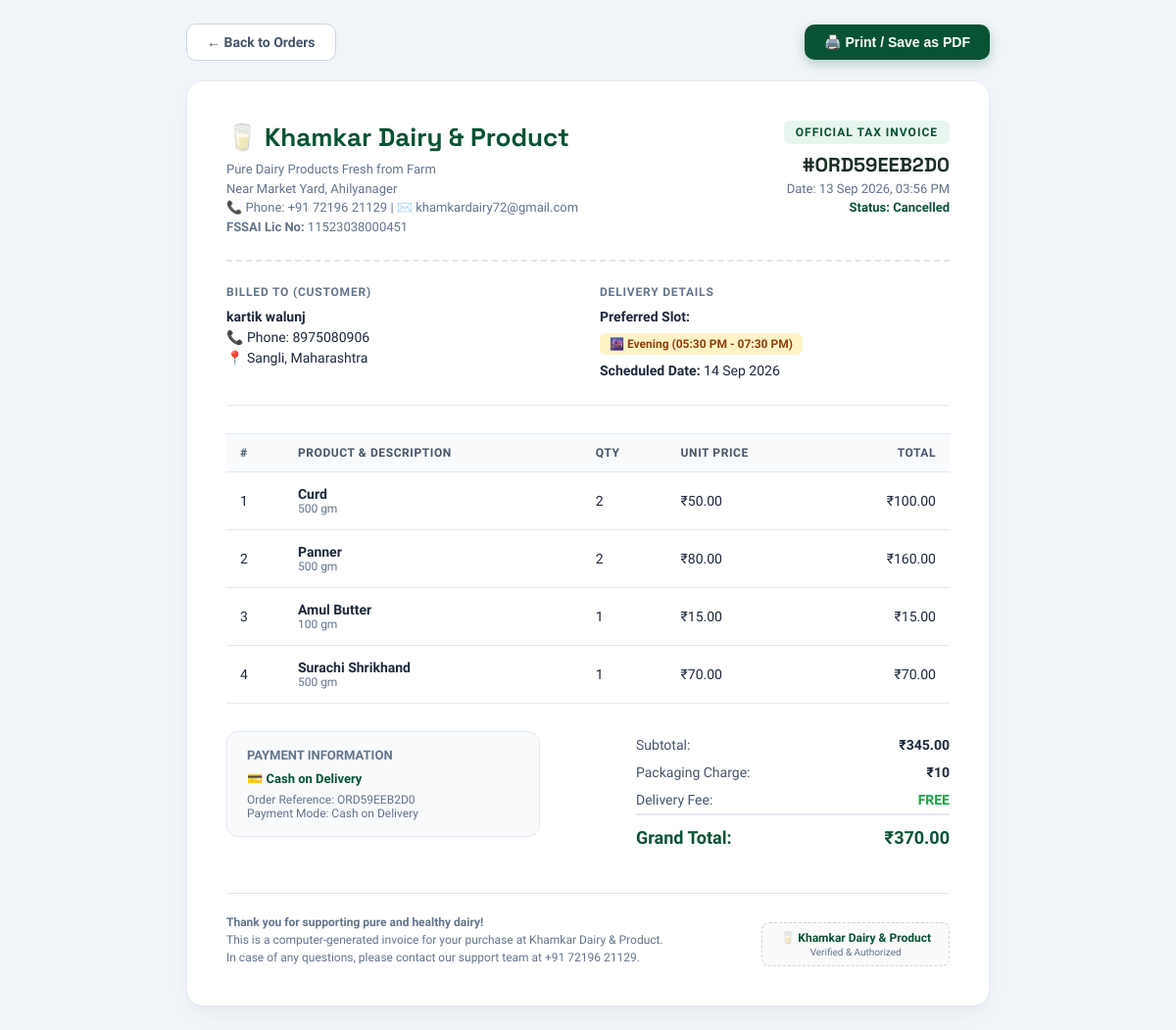
The app's page /orders/ORD59EEB2D0/invoice/ (signed in) with its own data.
### shop/models.py (models this page shows, shortened)
class StoreSetting(models.Model):
    store_name = models.CharField(max_length=200, default="Khamkar Dairy")
    contact_phone = models.CharField(max_length=50, default="+91 72196 21129")
    contact_email = models.EmailField(default="khamkardairy72@gmail.com")
    store_address = models.TextField(default="Near Market Yard, Sangli, Maharashtra - 416416")
    operating_hours = models.CharField(max_length=100, default="06:00 AM - 10:00 PM")
    free_delivery_threshold = models.DecimalField(max_digits=10, decimal_places=2, default=200.00)
    standard_delivery_charge = models.DecimalField(max_digits=10, decimal_places=2, default=50.00)
    packaging_charge = models.DecimalField(max_digits=10, decimal_places=2, default=10.00)
    store_open = models.BooleanField(default=True)
    enable_cod = models.BooleanField(default=True)
    enable_online = models.BooleanField(default=True)
    announcement_text = models.CharField(max_length=300, default="Fresh Morning Milk batch delivered daily before 7 AM!", blank=True)
    show_announcement = models.BooleanField(default=True)
    @classmethod
    def get_settings(cls):
        obj, _ = cls.objects.get_or_create(id=1)
        return obj

class Order(models.Model):
    STATUS_CHOICES = [
        ("pending", "Order Placed"),
        ("confirmed", "Confirmed & Packing"),
        ("out_for_delivery", "Out for Delivery"),
        ("delivered", "Delivered"),
        ("cancelled", "Cancelled"),
    ]
    PAYMENT_CHOICES = [
        ("cod", "Cash on Delivery"),
        ("online", "Paid Online"),
        ("wallet", "Dairy Wallet"),
    ]
    SLOT_CHOICES = [
        ("morning", "🌅 Morning (06:30 AM - 08:30 AM)"),
        ("evening", "🌆 Evening (05:30 PM - 07:30 PM)"),
        ("anytime", "⚡ Standard Delivery"),
    ]
    user = models.ForeignKey(User, on_delete=models.CASCADE, related_name="orders")
    order_id = models.CharField(max_length=30, unique=True)
    total_amount = models.DecimalField(max_digits=10, decimal_places=2)
    status = models.CharField(max_length=20, choices=STATUS_CHOICES, default="pending")
    payment_method = models.CharField(max_length=20, choices=PAYMENT_CHOICES, default="cod")
    delivery_date = models.DateField(blank=True, null=True)
    delivery_slot = models.CharField(max_length=50, choices=SLOT_CHOICES, default="morning")
    created_at = models.DateTimeField(auto_now_add=True)
    delivered_at = models.DateTimeField(blank=True, null=True)
    delivery_boy = models.ForeignKey(
        User, on_delete=models.SET_NULL, null=True, blank=True,
        related_name="delivered_orders",
        help_text="Delivery partner who delivered this order"
    )
    @property
    def items_subtotal(self):
        return sum(item.price * item.quantity for item in self.items.all())
    @property
    def packaging_charge(self):
        return 10 if self.items.exists() else 0
    @property
    def delivery_charge(self):
        subtotal = self.items_subtotal
        return 0 if subtotal > 200 else (50 if self.items.exists() else 0)
    latitude = models.DecimalField(max_digits=10, decimal_places=7, null=True, blank=True)
    longitude = models.DecimalField(max_digits=10, decimal_places=7, null=True, blank=True)

class Profile(models.Model):
    ROLE_CHOICES = [
        ("customer", "👤 Customer"),
        ("delivery_boy", "🛵 Delivery Boy"),
        ("admin", "🛡️ Store Admin"),
    ]
    user = models.OneToOneField(User, on_delete=models.CASCADE, related_name="profile")
    avatar = models.ImageField(upload_to="avatars/", blank=True, null=True)
    phone = models.CharField(max_length=20, blank=True)
    address = models.TextField(blank=True)
    latitude = models.DecimalField(max_digits=10, decimal_places=7, null=True, blank=True)
    longitude = models.DecimalField(max_digits=10, decimal_places=7, null=True, blank=True)
    reward_points = models.PositiveIntegerField(default=0)
    role = models.CharField(max_length=20, choices=ROLE_CHOICES, default="customer")
    is_on_duty = models.BooleanField(default=True, help_text="For delivery boys: indicates if they are currently accepting orders")

class OrderItem(models.Model):
    order = models.ForeignKey(Order, on_delete=models.CASCADE, related_name="items")
    product = models.ForeignKey(Product, on_delete=models.SET_NULL, null=True, blank=True)
    quantity = models.PositiveIntegerField()
    price = models.DecimalField(max_digits=10, decimal_places=2)
    @property
    def total_price(self):
        return self.price * self.quantity

class Product(models.Model):
    category = models.ForeignKey(Category, on_delete=models.CASCADE, related_name="products")
    name = models.CharField(max_length=200)
    description = models.TextField(blank=True)
    quantity_label = models.CharField(max_length=50)
    price = models.DecimalField(max_digits=10, decimal_places=2)
    image = models.ImageField(upload_to="products/", blank=True, null=True)
    stock = models.PositiveIntegerField(default=0)
    is_fresh = models.BooleanField(default=True)
    is_active = models.BooleanField(default=True)
    created_at = models.DateTimeField(auto_now_add=True)

### shop/views.py (the view)
# urls.py: path("orders/<str:order_id>/invoice/", views.order_invoice, name="order_invoice"),
@login_required(login_url="login")
def order_invoice(request, order_id):
    if request.user.is_staff:
        order = get_object_or_404(Order.objects.prefetch_related("items__product"), order_id=order_id)
    else:
        order = get_object_or_404(Order.objects.prefetch_related("items__product"), order_id=order_id, user=request.user)
    store = StoreSetting.get_settings()
    customer_profile, _ = Profile.objects.get_or_create(user=order.user)
    return render(request, "shop/Invoice.html", {
        "order": order,
        "store": store,
        "customer_profile": customer_profile,
    })

### templates/shop/Invoice.html (shortened to what this page needs)
{% load static %}
<!DOCTYPE html>
<html lang="en">
<head>
</head>
<body>
    <div class="invoice-actions">
        <a href="{% url 'orders' %}" class="btn-action btn-back">
            ← Back to Orders
        </a>
        <button onclick="window.print()" class="btn-action btn-print">
            🖨️ Print / Save as PDF
        </button>
    </div>
    <div class="invoice-card">
        <div class="invoice-header">
            <div class="brand-info">
                <h1>🥛 {{ store.store_name }}</h1>
                <p>Pure Dairy Products Fresh from Farm</p>
                <p>{{ store.store_address }}</p>
                <p>📞 Phone: {{ store.contact_phone }} | ✉️ {{ store.contact_email }}</p>
                <p><strong>FSSAI Lic No:</strong> 11523038000451</p>
            </div>
            <div class="invoice-title-col">
                <span class="invoice-badge">Official Tax Invoice</span>
                <div class="invoice-num">#{{ order.order_id }}</div>
                <div class="invoice-date">Date: {{ order.created_at|date:"d M Y, h:i A" }}</div>
                <div class="invoice-date" style="color:var(--primary); font-weight:700; margin-top:4px;">Status: {{ order.get_status_display }}</div>
            </div>
        </div>
        <div class="details-grid">
            <div class="details-box">
                <h3>Billed To (Customer)</h3>
                <p><strong>{{ order.user.get_full_name|default:order.user.username }}</strong></p>
                <p>📞 Phone: {{ customer_profile.phone|default:"Not Provided" }}</p>
                <p>📍 {{ customer_profile.address|default:"Sangli, Maharashtra" }}</p>
            </div>
            <div class="details-box">
                <h3>Delivery Details</h3>
                <p><strong>Preferred Slot:</strong></p>
                <span class="delivery-slot-tag">{{ order.get_delivery_slot_display }}</span>
                {% if order.delivery_date %}
                <p style="margin-top:6px;"><strong>Scheduled Date:</strong> {{ order.delivery_date|date:"d M Y" }}</p>
                {% else %}
                <p style="margin-top:6px;"><strong>Scheduled Date:</strong> Standard Express</p>
                {% endif %}
            </div>
        </div>
        <table class="items-table">
            <thead>
                <tr>
                    <th>#</th>
                    <th>Product & Description</th>
                    <th>Qty</th>
                    <th>Unit Price</th>
                    <th>Total</th>
                </tr>
            </thead>
            <tbody>
                {% for item in order.items.all %}
                <tr>
                    <td>{{ forloop.counter }}</td>
                    <td>
                        <strong>{{ item.product.name|default:"Dairy Item" }}</strong>
                        <div class="item-meta">{{ item.product.quantity_label|default:"Per Unit" }}</div>
                    </td>
                    <td>{{ item.quantity }}</td>
                    <td>₹{{ item.price }}</td>
                    <td>₹{{ item.total_price }}</td>
                </tr>
                {% empty %}
                <tr>
                    <td colspan="5" style="text-align:center;">No items recorded.</td>
                </tr>
                {% endfor %}
            </tbody>
        </table>
        <div class="summary-wrapper">
            <div class="payment-info-box">
                <h4>Payment Information</h4>
                <div class="payment-status-tag">
                    💳 {{ order.get_payment_method_display }}
                </div>
                <p style="font-size:12px; color:var(--gray); margin-top:6px;">
                    Order Reference: {{ order.order_id }}<br>
                    {% if order.payment_method == 'cod' %}
                    Payment Mode: Cash on Delivery
                    {% elif order.payment_method == 'wallet' %}
                    Payment Mode: Paid from Khamkar Dairy Wallet
                    {% else %}
                    Payment Mode: Paid Online (UPI / Card / NetBanking)
                    {% endif %}
                </p>
            </div>
            <table class="calculation-table">
                <tr>
                    <td>Subtotal:</td>
                    <td>₹{{ order.items_subtotal }}</td>
                </tr>
                <tr>
                    <td>Packaging Charge:</td>
                    <td>₹{{ order.packaging_charge }}</td>
                </tr>
                <tr>
                    <td>Delivery Fee:</td>
                    <td>
                        {% if order.delivery_charge == 0 %}
                        <span style="color:var(--success); font-weight:700;">FREE</span>
                        {% else %}
                        ₹{{ order.delivery_charge }}
                        {% endif %}
                    </td>
                </tr>
                <tr class="grand-total">
                    <td>Grand Total:</td>
                    <td>₹{{ order.total_amount }}</td>
                </tr>
            </table>
        </div>
        <div class="invoice-footer">
            <div class="footer-note">
                <p><strong>Thank you for supporting pure and healthy dairy!</strong></p>
                <p>This is a computer-generated invoice for your purchase at {{ store.store_name }}. In case of any questions, please contact our support team at {{ store.contact_phone }}.</p>
            </div>
            <div class="stamp-box">
                <div class="stamp-title">🥛 {{ store.store_name }}</div>
                <div style="font-size:10px; color:#64748b; margin-top:2px;">Verified & Authorized</div>
            </div>
        </div>
    </div>
</body>
</html>

### records on screen
StoreSetting: store_name "Khamkar Dairy & Product", store_address "Near Market Yard, Ahilyanager", contact_phone "+91 72196 21129", contact_email "khamkardairy72@gmail.com"
Order: order_id "ORD59EEB2D0", created_at "13 Sep 2026, 03:56 PM", status "Cancelled", user.get_full_name "kartik walunj", delivery_slot "🌆 Evening (05:30 PM - 07:30 PM)", delivery_date "14 Sep 2026", payment_method "Cash on Delivery", items_subtotal "345.00", packaging_charge "10", total_amount "370.00"
Profile: phone "8975080906", address "Sangli, Maharashtra"
OrderItem: product.name "Curd", product.quantity_label "500 gm", quantity "2", price "50.00", total_price "100.00"
OrderItem: product.name "Panner", product.quantity_label "500 gm", quantity "2", price "80.00", total_price "160.00"
OrderItem: product.name "Amul Butter", product.quantity_label "100 gm", quantity "1", price "15.00", total_price "15.00"
OrderItem: product.name "Surachi Shrikhand", product.quantity_label "500 gm", quantity "1", price "70.00", total_price "70.00"
